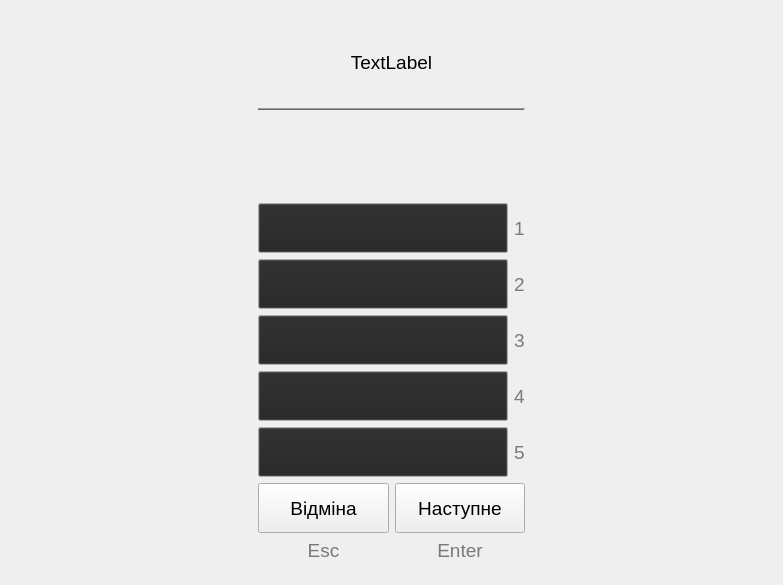
<?xml version="1.0" encoding="UTF-8"?>
<ui version="4.0">
 <class>learn</class>
 <widget class="QWidget" name="learn">
  <property name="geometry">
   <rect>
    <x>0</x>
    <y>0</y>
    <width>783</width>
    <height>585</height>
   </rect>
  </property>
  <property name="minimumSize">
   <size>
    <width>0</width>
    <height>469</height>
   </size>
  </property>
  <property name="font">
   <font>
    <family>Ubuntu</family>
    <pointsize>14</pointsize>
   </font>
  </property>
  <property name="windowTitle">
   <string>Form</string>
  </property>
  <layout class="QHBoxLayout" name="horizontalLayout_8">
   <item>
    <spacer name="horizontalSpacer">
     <property name="orientation">
      <enum>Qt::Horizontal</enum>
     </property>
     <property name="sizeType">
      <enum>QSizePolicy::Expanding</enum>
     </property>
     <property name="sizeHint" stdset="0">
      <size>
       <width>250</width>
       <height>20</height>
      </size>
     </property>
    </spacer>
   </item>
   <item>
    <layout class="QVBoxLayout" name="verticalLayout">
     <item>
      <spacer name="verticalSpacer_2">
       <property name="orientation">
        <enum>Qt::Vertical</enum>
       </property>
       <property name="sizeHint" stdset="0">
        <size>
         <width>20</width>
         <height>40</height>
        </size>
       </property>
      </spacer>
     </item>
     <item>
      <widget class="QLabel" name="label">
       <property name="sizePolicy">
        <sizepolicy hsizetype="Minimum" vsizetype="Minimum">
         <horstretch>0</horstretch>
         <verstretch>0</verstretch>
        </sizepolicy>
       </property>
       <property name="minimumSize">
        <size>
         <width>250</width>
         <height>80</height>
        </size>
       </property>
       <property name="text">
        <string>TextLabel</string>
       </property>
       <property name="alignment">
        <set>Qt::AlignCenter</set>
       </property>
      </widget>
     </item>
     <item>
      <widget class="Line" name="line">
       <property name="palette">
        <palette>
         <active>
          <colorrole role="WindowText">
           <brush brushstyle="SolidPattern">
            <color alpha="255">
             <red>112</red>
             <green>112</green>
             <blue>112</blue>
            </color>
           </brush>
          </colorrole>
          <colorrole role="Light">
           <brush brushstyle="SolidPattern">
            <color alpha="255">
             <red>103</red>
             <green>103</green>
             <blue>103</blue>
            </color>
           </brush>
          </colorrole>
         </active>
         <inactive>
          <colorrole role="WindowText">
           <brush brushstyle="SolidPattern">
            <color alpha="255">
             <red>112</red>
             <green>112</green>
             <blue>112</blue>
            </color>
           </brush>
          </colorrole>
          <colorrole role="Light">
           <brush brushstyle="SolidPattern">
            <color alpha="255">
             <red>103</red>
             <green>103</green>
             <blue>103</blue>
            </color>
           </brush>
          </colorrole>
         </inactive>
         <disabled>
          <colorrole role="WindowText">
           <brush brushstyle="SolidPattern">
            <color alpha="127">
             <red>255</red>
             <green>255</green>
             <blue>255</blue>
            </color>
           </brush>
          </colorrole>
          <colorrole role="Light">
           <brush brushstyle="SolidPattern">
            <color alpha="255">
             <red>103</red>
             <green>103</green>
             <blue>103</blue>
            </color>
           </brush>
          </colorrole>
         </disabled>
        </palette>
       </property>
       <property name="frameShadow">
        <enum>QFrame::Sunken</enum>
       </property>
       <property name="orientation">
        <enum>Qt::Horizontal</enum>
       </property>
      </widget>
     </item>
     <item>
      <widget class="QLabel" name="label_9">
       <property name="minimumSize">
        <size>
         <width>250</width>
         <height>80</height>
        </size>
       </property>
       <property name="text">
        <string/>
       </property>
       <property name="alignment">
        <set>Qt::AlignCenter</set>
       </property>
      </widget>
     </item>
     <item>
      <layout class="QHBoxLayout" name="horizontalLayout_6">
       <item>
        <widget class="QPushButton" name="pushButton">
         <property name="enabled">
          <bool>true</bool>
         </property>
         <property name="sizePolicy">
          <sizepolicy hsizetype="Fixed" vsizetype="Fixed">
           <horstretch>0</horstretch>
           <verstretch>0</verstretch>
          </sizepolicy>
         </property>
         <property name="minimumSize">
          <size>
           <width>250</width>
           <height>50</height>
          </size>
         </property>
         <property name="palette">
          <palette>
           <active>
            <colorrole role="Button">
             <brush brushstyle="SolidPattern">
              <color alpha="255">
               <red>35</red>
               <green>35</green>
               <blue>35</blue>
              </color>
             </brush>
            </colorrole>
           </active>
           <inactive>
            <colorrole role="Button">
             <brush brushstyle="SolidPattern">
              <color alpha="255">
               <red>35</red>
               <green>35</green>
               <blue>35</blue>
              </color>
             </brush>
            </colorrole>
           </inactive>
           <disabled>
            <colorrole role="Button">
             <brush brushstyle="SolidPattern">
              <color alpha="255">
               <red>181</red>
               <green>0</green>
               <blue>0</blue>
              </color>
             </brush>
            </colorrole>
           </disabled>
          </palette>
         </property>
         <property name="text">
          <string/>
         </property>
         <property name="shortcut">
          <string>1</string>
         </property>
        </widget>
       </item>
       <item>
        <widget class="QLabel" name="label_2">
         <property name="sizePolicy">
          <sizepolicy hsizetype="Fixed" vsizetype="Preferred">
           <horstretch>0</horstretch>
           <verstretch>0</verstretch>
          </sizepolicy>
         </property>
         <property name="palette">
          <palette>
           <active>
            <colorrole role="WindowText">
             <brush brushstyle="SolidPattern">
              <color alpha="255">
               <red>121</red>
               <green>121</green>
               <blue>121</blue>
              </color>
             </brush>
            </colorrole>
            <colorrole role="HighlightedText">
             <brush brushstyle="SolidPattern">
              <color alpha="255">
               <red>121</red>
               <green>121</green>
               <blue>121</blue>
              </color>
             </brush>
            </colorrole>
            <colorrole role="ToolTipText">
             <brush brushstyle="SolidPattern">
              <color alpha="255">
               <red>121</red>
               <green>121</green>
               <blue>121</blue>
              </color>
             </brush>
            </colorrole>
           </active>
           <inactive>
            <colorrole role="WindowText">
             <brush brushstyle="SolidPattern">
              <color alpha="255">
               <red>121</red>
               <green>121</green>
               <blue>121</blue>
              </color>
             </brush>
            </colorrole>
            <colorrole role="HighlightedText">
             <brush brushstyle="SolidPattern">
              <color alpha="255">
               <red>121</red>
               <green>121</green>
               <blue>121</blue>
              </color>
             </brush>
            </colorrole>
            <colorrole role="ToolTipText">
             <brush brushstyle="SolidPattern">
              <color alpha="255">
               <red>121</red>
               <green>121</green>
               <blue>121</blue>
              </color>
             </brush>
            </colorrole>
           </inactive>
           <disabled>
            <colorrole role="WindowText">
             <brush brushstyle="SolidPattern">
              <color alpha="127">
               <red>255</red>
               <green>255</green>
               <blue>255</blue>
              </color>
             </brush>
            </colorrole>
            <colorrole role="HighlightedText">
             <brush brushstyle="SolidPattern">
              <color alpha="255">
               <red>121</red>
               <green>121</green>
               <blue>121</blue>
              </color>
             </brush>
            </colorrole>
            <colorrole role="ToolTipText">
             <brush brushstyle="SolidPattern">
              <color alpha="255">
               <red>121</red>
               <green>121</green>
               <blue>121</blue>
              </color>
             </brush>
            </colorrole>
           </disabled>
          </palette>
         </property>
         <property name="text">
          <string>1</string>
         </property>
         <property name="buddy">
          <cstring>pushButton</cstring>
         </property>
        </widget>
       </item>
      </layout>
     </item>
     <item>
      <layout class="QHBoxLayout" name="horizontalLayout_5">
       <item>
        <widget class="QPushButton" name="pushButton_2">
         <property name="sizePolicy">
          <sizepolicy hsizetype="Fixed" vsizetype="Fixed">
           <horstretch>0</horstretch>
           <verstretch>0</verstretch>
          </sizepolicy>
         </property>
         <property name="minimumSize">
          <size>
           <width>250</width>
           <height>50</height>
          </size>
         </property>
         <property name="palette">
          <palette>
           <active>
            <colorrole role="Button">
             <brush brushstyle="SolidPattern">
              <color alpha="255">
               <red>35</red>
               <green>35</green>
               <blue>35</blue>
              </color>
             </brush>
            </colorrole>
           </active>
           <inactive>
            <colorrole role="Button">
             <brush brushstyle="SolidPattern">
              <color alpha="255">
               <red>35</red>
               <green>35</green>
               <blue>35</blue>
              </color>
             </brush>
            </colorrole>
           </inactive>
           <disabled>
            <colorrole role="Button">
             <brush brushstyle="SolidPattern">
              <color alpha="255">
               <red>181</red>
               <green>0</green>
               <blue>0</blue>
              </color>
             </brush>
            </colorrole>
           </disabled>
          </palette>
         </property>
         <property name="text">
          <string/>
         </property>
         <property name="shortcut">
          <string>2</string>
         </property>
        </widget>
       </item>
       <item>
        <widget class="QLabel" name="label_3">
         <property name="sizePolicy">
          <sizepolicy hsizetype="Fixed" vsizetype="Preferred">
           <horstretch>0</horstretch>
           <verstretch>0</verstretch>
          </sizepolicy>
         </property>
         <property name="palette">
          <palette>
           <active>
            <colorrole role="WindowText">
             <brush brushstyle="SolidPattern">
              <color alpha="255">
               <red>121</red>
               <green>121</green>
               <blue>121</blue>
              </color>
             </brush>
            </colorrole>
            <colorrole role="HighlightedText">
             <brush brushstyle="SolidPattern">
              <color alpha="255">
               <red>121</red>
               <green>121</green>
               <blue>121</blue>
              </color>
             </brush>
            </colorrole>
            <colorrole role="ToolTipText">
             <brush brushstyle="SolidPattern">
              <color alpha="255">
               <red>121</red>
               <green>121</green>
               <blue>121</blue>
              </color>
             </brush>
            </colorrole>
           </active>
           <inactive>
            <colorrole role="WindowText">
             <brush brushstyle="SolidPattern">
              <color alpha="255">
               <red>121</red>
               <green>121</green>
               <blue>121</blue>
              </color>
             </brush>
            </colorrole>
            <colorrole role="HighlightedText">
             <brush brushstyle="SolidPattern">
              <color alpha="255">
               <red>121</red>
               <green>121</green>
               <blue>121</blue>
              </color>
             </brush>
            </colorrole>
            <colorrole role="ToolTipText">
             <brush brushstyle="SolidPattern">
              <color alpha="255">
               <red>121</red>
               <green>121</green>
               <blue>121</blue>
              </color>
             </brush>
            </colorrole>
           </inactive>
           <disabled>
            <colorrole role="WindowText">
             <brush brushstyle="SolidPattern">
              <color alpha="127">
               <red>255</red>
               <green>255</green>
               <blue>255</blue>
              </color>
             </brush>
            </colorrole>
            <colorrole role="HighlightedText">
             <brush brushstyle="SolidPattern">
              <color alpha="255">
               <red>121</red>
               <green>121</green>
               <blue>121</blue>
              </color>
             </brush>
            </colorrole>
            <colorrole role="ToolTipText">
             <brush brushstyle="SolidPattern">
              <color alpha="255">
               <red>121</red>
               <green>121</green>
               <blue>121</blue>
              </color>
             </brush>
            </colorrole>
           </disabled>
          </palette>
         </property>
         <property name="text">
          <string>2</string>
         </property>
         <property name="buddy">
          <cstring>pushButton_2</cstring>
         </property>
        </widget>
       </item>
      </layout>
     </item>
     <item>
      <layout class="QHBoxLayout" name="horizontalLayout_4">
       <item>
        <widget class="QPushButton" name="pushButton_3">
         <property name="sizePolicy">
          <sizepolicy hsizetype="Fixed" vsizetype="Fixed">
           <horstretch>0</horstretch>
           <verstretch>0</verstretch>
          </sizepolicy>
         </property>
         <property name="minimumSize">
          <size>
           <width>250</width>
           <height>50</height>
          </size>
         </property>
         <property name="palette">
          <palette>
           <active>
            <colorrole role="Button">
             <brush brushstyle="SolidPattern">
              <color alpha="255">
               <red>35</red>
               <green>35</green>
               <blue>35</blue>
              </color>
             </brush>
            </colorrole>
           </active>
           <inactive>
            <colorrole role="Button">
             <brush brushstyle="SolidPattern">
              <color alpha="255">
               <red>35</red>
               <green>35</green>
               <blue>35</blue>
              </color>
             </brush>
            </colorrole>
           </inactive>
           <disabled>
            <colorrole role="Button">
             <brush brushstyle="SolidPattern">
              <color alpha="255">
               <red>181</red>
               <green>0</green>
               <blue>0</blue>
              </color>
             </brush>
            </colorrole>
           </disabled>
          </palette>
         </property>
         <property name="text">
          <string/>
         </property>
         <property name="shortcut">
          <string>3</string>
         </property>
        </widget>
       </item>
       <item>
        <widget class="QLabel" name="label_4">
         <property name="sizePolicy">
          <sizepolicy hsizetype="Fixed" vsizetype="Preferred">
           <horstretch>0</horstretch>
           <verstretch>0</verstretch>
          </sizepolicy>
         </property>
         <property name="palette">
          <palette>
           <active>
            <colorrole role="WindowText">
             <brush brushstyle="SolidPattern">
              <color alpha="255">
               <red>121</red>
               <green>121</green>
               <blue>121</blue>
              </color>
             </brush>
            </colorrole>
            <colorrole role="HighlightedText">
             <brush brushstyle="SolidPattern">
              <color alpha="255">
               <red>121</red>
               <green>121</green>
               <blue>121</blue>
              </color>
             </brush>
            </colorrole>
            <colorrole role="ToolTipText">
             <brush brushstyle="SolidPattern">
              <color alpha="255">
               <red>121</red>
               <green>121</green>
               <blue>121</blue>
              </color>
             </brush>
            </colorrole>
           </active>
           <inactive>
            <colorrole role="WindowText">
             <brush brushstyle="SolidPattern">
              <color alpha="255">
               <red>121</red>
               <green>121</green>
               <blue>121</blue>
              </color>
             </brush>
            </colorrole>
            <colorrole role="HighlightedText">
             <brush brushstyle="SolidPattern">
              <color alpha="255">
               <red>121</red>
               <green>121</green>
               <blue>121</blue>
              </color>
             </brush>
            </colorrole>
            <colorrole role="ToolTipText">
             <brush brushstyle="SolidPattern">
              <color alpha="255">
               <red>121</red>
               <green>121</green>
               <blue>121</blue>
              </color>
             </brush>
            </colorrole>
           </inactive>
           <disabled>
            <colorrole role="WindowText">
             <brush brushstyle="SolidPattern">
              <color alpha="127">
               <red>255</red>
               <green>255</green>
               <blue>255</blue>
              </color>
             </brush>
            </colorrole>
            <colorrole role="HighlightedText">
             <brush brushstyle="SolidPattern">
              <color alpha="255">
               <red>121</red>
               <green>121</green>
               <blue>121</blue>
              </color>
             </brush>
            </colorrole>
            <colorrole role="ToolTipText">
             <brush brushstyle="SolidPattern">
              <color alpha="255">
               <red>121</red>
               <green>121</green>
               <blue>121</blue>
              </color>
             </brush>
            </colorrole>
           </disabled>
          </palette>
         </property>
         <property name="text">
          <string>3</string>
         </property>
         <property name="buddy">
          <cstring>pushButton_3</cstring>
         </property>
        </widget>
       </item>
      </layout>
     </item>
     <item>
      <layout class="QHBoxLayout" name="horizontalLayout_3">
       <item>
        <widget class="QPushButton" name="pushButton_4">
         <property name="sizePolicy">
          <sizepolicy hsizetype="Fixed" vsizetype="Fixed">
           <horstretch>0</horstretch>
           <verstretch>0</verstretch>
          </sizepolicy>
         </property>
         <property name="minimumSize">
          <size>
           <width>250</width>
           <height>50</height>
          </size>
         </property>
         <property name="palette">
          <palette>
           <active>
            <colorrole role="Button">
             <brush brushstyle="SolidPattern">
              <color alpha="255">
               <red>35</red>
               <green>35</green>
               <blue>35</blue>
              </color>
             </brush>
            </colorrole>
           </active>
           <inactive>
            <colorrole role="Button">
             <brush brushstyle="SolidPattern">
              <color alpha="255">
               <red>35</red>
               <green>35</green>
               <blue>35</blue>
              </color>
             </brush>
            </colorrole>
           </inactive>
           <disabled>
            <colorrole role="Button">
             <brush brushstyle="SolidPattern">
              <color alpha="255">
               <red>181</red>
               <green>0</green>
               <blue>0</blue>
              </color>
             </brush>
            </colorrole>
           </disabled>
          </palette>
         </property>
         <property name="text">
          <string/>
         </property>
         <property name="shortcut">
          <string>4</string>
         </property>
        </widget>
       </item>
       <item>
        <widget class="QLabel" name="label_5">
         <property name="sizePolicy">
          <sizepolicy hsizetype="Fixed" vsizetype="Preferred">
           <horstretch>0</horstretch>
           <verstretch>0</verstretch>
          </sizepolicy>
         </property>
         <property name="palette">
          <palette>
           <active>
            <colorrole role="WindowText">
             <brush brushstyle="SolidPattern">
              <color alpha="255">
               <red>121</red>
               <green>121</green>
               <blue>121</blue>
              </color>
             </brush>
            </colorrole>
            <colorrole role="HighlightedText">
             <brush brushstyle="SolidPattern">
              <color alpha="255">
               <red>121</red>
               <green>121</green>
               <blue>121</blue>
              </color>
             </brush>
            </colorrole>
            <colorrole role="ToolTipText">
             <brush brushstyle="SolidPattern">
              <color alpha="255">
               <red>121</red>
               <green>121</green>
               <blue>121</blue>
              </color>
             </brush>
            </colorrole>
           </active>
           <inactive>
            <colorrole role="WindowText">
             <brush brushstyle="SolidPattern">
              <color alpha="255">
               <red>121</red>
               <green>121</green>
               <blue>121</blue>
              </color>
             </brush>
            </colorrole>
            <colorrole role="HighlightedText">
             <brush brushstyle="SolidPattern">
              <color alpha="255">
               <red>121</red>
               <green>121</green>
               <blue>121</blue>
              </color>
             </brush>
            </colorrole>
            <colorrole role="ToolTipText">
             <brush brushstyle="SolidPattern">
              <color alpha="255">
               <red>121</red>
               <green>121</green>
               <blue>121</blue>
              </color>
             </brush>
            </colorrole>
           </inactive>
           <disabled>
            <colorrole role="WindowText">
             <brush brushstyle="SolidPattern">
              <color alpha="127">
               <red>255</red>
               <green>255</green>
               <blue>255</blue>
              </color>
             </brush>
            </colorrole>
            <colorrole role="HighlightedText">
             <brush brushstyle="SolidPattern">
              <color alpha="255">
               <red>121</red>
               <green>121</green>
               <blue>121</blue>
              </color>
             </brush>
            </colorrole>
            <colorrole role="ToolTipText">
             <brush brushstyle="SolidPattern">
              <color alpha="255">
               <red>121</red>
               <green>121</green>
               <blue>121</blue>
              </color>
             </brush>
            </colorrole>
           </disabled>
          </palette>
         </property>
         <property name="text">
          <string>4</string>
         </property>
         <property name="buddy">
          <cstring>pushButton_4</cstring>
         </property>
        </widget>
       </item>
      </layout>
     </item>
     <item>
      <layout class="QHBoxLayout" name="horizontalLayout_2">
       <item>
        <widget class="QPushButton" name="pushButton_5">
         <property name="sizePolicy">
          <sizepolicy hsizetype="Fixed" vsizetype="Fixed">
           <horstretch>0</horstretch>
           <verstretch>0</verstretch>
          </sizepolicy>
         </property>
         <property name="minimumSize">
          <size>
           <width>250</width>
           <height>50</height>
          </size>
         </property>
         <property name="palette">
          <palette>
           <active>
            <colorrole role="Button">
             <brush brushstyle="SolidPattern">
              <color alpha="255">
               <red>35</red>
               <green>35</green>
               <blue>35</blue>
              </color>
             </brush>
            </colorrole>
           </active>
           <inactive>
            <colorrole role="Button">
             <brush brushstyle="SolidPattern">
              <color alpha="255">
               <red>35</red>
               <green>35</green>
               <blue>35</blue>
              </color>
             </brush>
            </colorrole>
           </inactive>
           <disabled>
            <colorrole role="Button">
             <brush brushstyle="SolidPattern">
              <color alpha="255">
               <red>181</red>
               <green>0</green>
               <blue>0</blue>
              </color>
             </brush>
            </colorrole>
           </disabled>
          </palette>
         </property>
         <property name="text">
          <string/>
         </property>
         <property name="shortcut">
          <string>5</string>
         </property>
        </widget>
       </item>
       <item>
        <widget class="QLabel" name="label_6">
         <property name="sizePolicy">
          <sizepolicy hsizetype="Fixed" vsizetype="Preferred">
           <horstretch>0</horstretch>
           <verstretch>0</verstretch>
          </sizepolicy>
         </property>
         <property name="palette">
          <palette>
           <active>
            <colorrole role="WindowText">
             <brush brushstyle="SolidPattern">
              <color alpha="255">
               <red>121</red>
               <green>121</green>
               <blue>121</blue>
              </color>
             </brush>
            </colorrole>
            <colorrole role="HighlightedText">
             <brush brushstyle="SolidPattern">
              <color alpha="255">
               <red>121</red>
               <green>121</green>
               <blue>121</blue>
              </color>
             </brush>
            </colorrole>
            <colorrole role="ToolTipText">
             <brush brushstyle="SolidPattern">
              <color alpha="255">
               <red>121</red>
               <green>121</green>
               <blue>121</blue>
              </color>
             </brush>
            </colorrole>
           </active>
           <inactive>
            <colorrole role="WindowText">
             <brush brushstyle="SolidPattern">
              <color alpha="255">
               <red>121</red>
               <green>121</green>
               <blue>121</blue>
              </color>
             </brush>
            </colorrole>
            <colorrole role="HighlightedText">
             <brush brushstyle="SolidPattern">
              <color alpha="255">
               <red>121</red>
               <green>121</green>
               <blue>121</blue>
              </color>
             </brush>
            </colorrole>
            <colorrole role="ToolTipText">
             <brush brushstyle="SolidPattern">
              <color alpha="255">
               <red>121</red>
               <green>121</green>
               <blue>121</blue>
              </color>
             </brush>
            </colorrole>
           </inactive>
           <disabled>
            <colorrole role="WindowText">
             <brush brushstyle="SolidPattern">
              <color alpha="127">
               <red>255</red>
               <green>255</green>
               <blue>255</blue>
              </color>
             </brush>
            </colorrole>
            <colorrole role="HighlightedText">
             <brush brushstyle="SolidPattern">
              <color alpha="255">
               <red>121</red>
               <green>121</green>
               <blue>121</blue>
              </color>
             </brush>
            </colorrole>
            <colorrole role="ToolTipText">
             <brush brushstyle="SolidPattern">
              <color alpha="255">
               <red>121</red>
               <green>121</green>
               <blue>121</blue>
              </color>
             </brush>
            </colorrole>
           </disabled>
          </palette>
         </property>
         <property name="text">
          <string>5</string>
         </property>
         <property name="buddy">
          <cstring>pushButton_5</cstring>
         </property>
        </widget>
       </item>
      </layout>
     </item>
     <item>
      <layout class="QHBoxLayout" name="horizontalLayout">
       <property name="sizeConstraint">
        <enum>QLayout::SetMinimumSize</enum>
       </property>
       <item>
        <widget class="QPushButton" name="pushButton_6">
         <property name="minimumSize">
          <size>
           <width>118</width>
           <height>50</height>
          </size>
         </property>
         <property name="text">
          <string>Відміна</string>
         </property>
         <property name="shortcut">
          <string>Esc</string>
         </property>
        </widget>
       </item>
       <item>
        <widget class="QPushButton" name="pushButton_7">
         <property name="minimumSize">
          <size>
           <width>118</width>
           <height>50</height>
          </size>
         </property>
         <property name="text">
          <string>Наступне</string>
         </property>
         <property name="shortcut">
          <string>Return</string>
         </property>
        </widget>
       </item>
      </layout>
     </item>
     <item>
      <layout class="QHBoxLayout" name="horizontalLayout_7">
       <item>
        <widget class="QLabel" name="label_7">
         <property name="palette">
          <palette>
           <active>
            <colorrole role="WindowText">
             <brush brushstyle="SolidPattern">
              <color alpha="255">
               <red>121</red>
               <green>121</green>
               <blue>121</blue>
              </color>
             </brush>
            </colorrole>
            <colorrole role="HighlightedText">
             <brush brushstyle="SolidPattern">
              <color alpha="255">
               <red>121</red>
               <green>121</green>
               <blue>121</blue>
              </color>
             </brush>
            </colorrole>
            <colorrole role="ToolTipText">
             <brush brushstyle="SolidPattern">
              <color alpha="255">
               <red>121</red>
               <green>121</green>
               <blue>121</blue>
              </color>
             </brush>
            </colorrole>
           </active>
           <inactive>
            <colorrole role="WindowText">
             <brush brushstyle="SolidPattern">
              <color alpha="255">
               <red>121</red>
               <green>121</green>
               <blue>121</blue>
              </color>
             </brush>
            </colorrole>
            <colorrole role="HighlightedText">
             <brush brushstyle="SolidPattern">
              <color alpha="255">
               <red>121</red>
               <green>121</green>
               <blue>121</blue>
              </color>
             </brush>
            </colorrole>
            <colorrole role="ToolTipText">
             <brush brushstyle="SolidPattern">
              <color alpha="255">
               <red>121</red>
               <green>121</green>
               <blue>121</blue>
              </color>
             </brush>
            </colorrole>
           </inactive>
           <disabled>
            <colorrole role="WindowText">
             <brush brushstyle="SolidPattern">
              <color alpha="127">
               <red>255</red>
               <green>255</green>
               <blue>255</blue>
              </color>
             </brush>
            </colorrole>
            <colorrole role="HighlightedText">
             <brush brushstyle="SolidPattern">
              <color alpha="255">
               <red>121</red>
               <green>121</green>
               <blue>121</blue>
              </color>
             </brush>
            </colorrole>
            <colorrole role="ToolTipText">
             <brush brushstyle="SolidPattern">
              <color alpha="255">
               <red>121</red>
               <green>121</green>
               <blue>121</blue>
              </color>
             </brush>
            </colorrole>
           </disabled>
          </palette>
         </property>
         <property name="text">
          <string>Esc</string>
         </property>
         <property name="alignment">
          <set>Qt::AlignCenter</set>
         </property>
        </widget>
       </item>
       <item>
        <widget class="QLabel" name="label_8">
         <property name="palette">
          <palette>
           <active>
            <colorrole role="WindowText">
             <brush brushstyle="SolidPattern">
              <color alpha="255">
               <red>121</red>
               <green>121</green>
               <blue>121</blue>
              </color>
             </brush>
            </colorrole>
            <colorrole role="HighlightedText">
             <brush brushstyle="SolidPattern">
              <color alpha="255">
               <red>121</red>
               <green>121</green>
               <blue>121</blue>
              </color>
             </brush>
            </colorrole>
            <colorrole role="ToolTipText">
             <brush brushstyle="SolidPattern">
              <color alpha="255">
               <red>121</red>
               <green>121</green>
               <blue>121</blue>
              </color>
             </brush>
            </colorrole>
           </active>
           <inactive>
            <colorrole role="WindowText">
             <brush brushstyle="SolidPattern">
              <color alpha="255">
               <red>121</red>
               <green>121</green>
               <blue>121</blue>
              </color>
             </brush>
            </colorrole>
            <colorrole role="HighlightedText">
             <brush brushstyle="SolidPattern">
              <color alpha="255">
               <red>121</red>
               <green>121</green>
               <blue>121</blue>
              </color>
             </brush>
            </colorrole>
            <colorrole role="ToolTipText">
             <brush brushstyle="SolidPattern">
              <color alpha="255">
               <red>121</red>
               <green>121</green>
               <blue>121</blue>
              </color>
             </brush>
            </colorrole>
           </inactive>
           <disabled>
            <colorrole role="WindowText">
             <brush brushstyle="SolidPattern">
              <color alpha="127">
               <red>255</red>
               <green>255</green>
               <blue>255</blue>
              </color>
             </brush>
            </colorrole>
            <colorrole role="HighlightedText">
             <brush brushstyle="SolidPattern">
              <color alpha="255">
               <red>121</red>
               <green>121</green>
               <blue>121</blue>
              </color>
             </brush>
            </colorrole>
            <colorrole role="ToolTipText">
             <brush brushstyle="SolidPattern">
              <color alpha="255">
               <red>121</red>
               <green>121</green>
               <blue>121</blue>
              </color>
             </brush>
            </colorrole>
           </disabled>
          </palette>
         </property>
         <property name="text">
          <string>Enter</string>
         </property>
         <property name="alignment">
          <set>Qt::AlignCenter</set>
         </property>
        </widget>
       </item>
      </layout>
     </item>
     <item>
      <spacer name="verticalSpacer">
       <property name="orientation">
        <enum>Qt::Vertical</enum>
       </property>
       <property name="sizeHint" stdset="0">
        <size>
         <width>20</width>
         <height>40</height>
        </size>
       </property>
      </spacer>
     </item>
    </layout>
   </item>
   <item>
    <spacer name="horizontalSpacer_2">
     <property name="minimumSize">
      <size>
       <width>250</width>
       <height>50</height>
      </size>
     </property>
     <property name="orientation">
      <enum>Qt::Horizontal</enum>
     </property>
     <property name="sizeType">
      <enum>QSizePolicy::Expanding</enum>
     </property>
     <property name="sizeHint" stdset="0">
      <size>
       <width>250</width>
       <height>20</height>
      </size>
     </property>
    </spacer>
   </item>
  </layout>
 </widget>
 <tabstops>
  <tabstop>pushButton</tabstop>
  <tabstop>pushButton_2</tabstop>
  <tabstop>pushButton_3</tabstop>
  <tabstop>pushButton_4</tabstop>
  <tabstop>pushButton_5</tabstop>
  <tabstop>pushButton_7</tabstop>
  <tabstop>pushButton_6</tabstop>
 </tabstops>
 <resources/>
 <connections/>
</ui>
